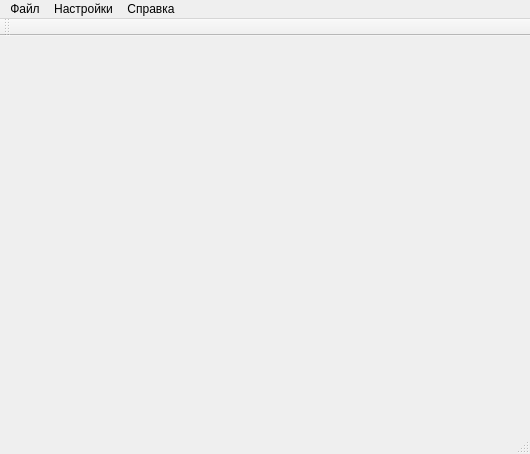
<?xml version="1.0" encoding="UTF-8"?>
<ui version="4.0">
 <class>MainWindow</class>
 <widget class="QMainWindow" name="MainWindow">
  <property name="geometry">
   <rect>
    <x>0</x>
    <y>0</y>
    <width>530</width>
    <height>454</height>
   </rect>
  </property>
  <property name="windowTitle">
   <string>MainWindow</string>
  </property>
  <widget class="QWidget" name="centralWidget"/>
  <widget class="QMenuBar" name="menuBar">
   <property name="geometry">
    <rect>
     <x>0</x>
     <y>0</y>
     <width>530</width>
     <height>28</height>
    </rect>
   </property>
   <widget class="QMenu" name="menu">
    <property name="title">
     <string>Файл</string>
    </property>
    <addaction name="action_1"/>
    <addaction name="action_2"/>
    <addaction name="action_3"/>
   </widget>
   <widget class="QMenu" name="menu_2">
    <property name="title">
     <string>Настройки</string>
    </property>
    <widget class="QMenu" name="menu_4">
     <property name="title">
      <string>Настройки 2</string>
     </property>
     <addaction name="action_2_1"/>
     <addaction name="action_2_2"/>
     <addaction name="action_2_3"/>
    </widget>
    <addaction name="action_4"/>
    <addaction name="menu_4"/>
   </widget>
   <widget class="QMenu" name="menu_3">
    <property name="title">
     <string>Справка</string>
    </property>
    <addaction name="action_6"/>
    <addaction name="action_7"/>
    <addaction name="action_8"/>
   </widget>
   <addaction name="menu"/>
   <addaction name="menu_2"/>
   <addaction name="menu_3"/>
  </widget>
  <widget class="QToolBar" name="mainToolBar">
   <attribute name="toolBarArea">
    <enum>TopToolBarArea</enum>
   </attribute>
   <attribute name="toolBarBreak">
    <bool>false</bool>
   </attribute>
  </widget>
  <widget class="QStatusBar" name="statusBar"/>
  <action name="action_1">
   <property name="checkable">
    <bool>true</bool>
   </property>
   <property name="text">
    <string>Файл 1</string>
   </property>
  </action>
  <action name="action_2">
   <property name="text">
    <string>Файл 2</string>
   </property>
  </action>
  <action name="action_3">
   <property name="checkable">
    <bool>true</bool>
   </property>
   <property name="text">
    <string>Файл 3</string>
   </property>
  </action>
  <action name="action_4">
   <property name="checkable">
    <bool>true</bool>
   </property>
   <property name="text">
    <string>Настройки 1</string>
   </property>
  </action>
  <action name="action_6">
   <property name="checkable">
    <bool>true</bool>
   </property>
   <property name="text">
    <string>Справка 1</string>
   </property>
  </action>
  <action name="action_7">
   <property name="checkable">
    <bool>true</bool>
   </property>
   <property name="text">
    <string>Справка 2</string>
   </property>
  </action>
  <action name="action_8">
   <property name="text">
    <string>Справка 3</string>
   </property>
  </action>
  <action name="action_2_1">
   <property name="checkable">
    <bool>true</bool>
   </property>
   <property name="text">
    <string>Настройки 2.1</string>
   </property>
  </action>
  <action name="action_2_2">
   <property name="text">
    <string>Настройки 2.2</string>
   </property>
  </action>
  <action name="action_2_3">
   <property name="checkable">
    <bool>true</bool>
   </property>
   <property name="text">
    <string>Настройки 2.3</string>
   </property>
  </action>
 </widget>
 <layoutdefault spacing="6" margin="11"/>
 <resources/>
 <connections/>
</ui>
